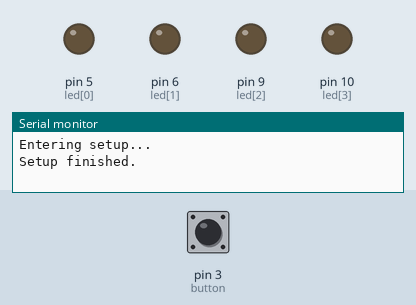
This sketch was run on a simulated Arduino Uno, built with avr-gcc and run on an emulated ATmega328P. On the bench: output pins drawn as LEDs (lit = HIGH), the last lines printed to the serial monitor. Dashed ring = blinking. The inputs (shaded band) are chosen by the test bench; at power-on: pin 3 (button) LOW.

Above: at 1.2 s.
1.3 s: pin 3 (button) pulled HIGH for 1 s
At 1.75 s:
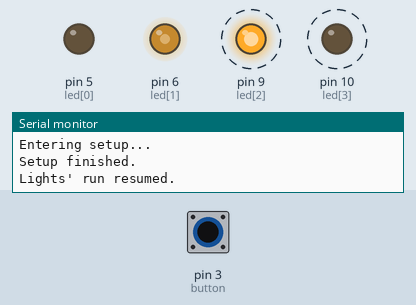
At 3.1 s:
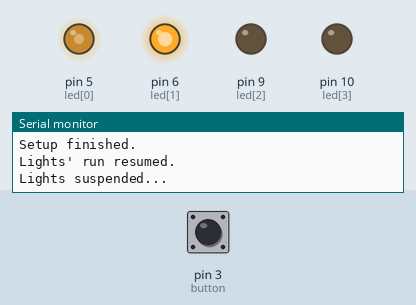
3.8 s: pin 3 (button) pulled HIGH for 3.2 s
At 4.55 s:
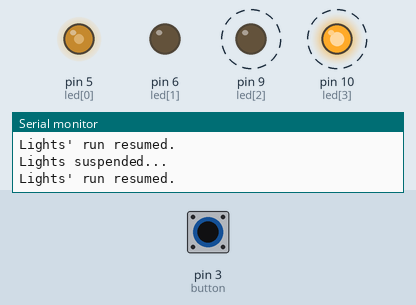
Timing chart, 0 to 8.5 s (numbered marks = the images above; inputs shaded):
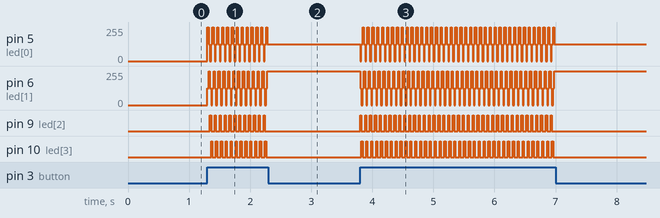

The sketch:

stage_04.ino
```cpp
/** Stage 04. External interrupt handling
 *  Added external interrupt handling for
 *  PushButton (for leds' run management);
 *  Serial console support: status echoing,
 *  serial input parsing (also for leds' run
 *  management)
 */

#define IDXN 4 // Maximum sequence index (should be n^2)
#define LEDS 4 // Maximum led count (have 4 of them)

const int tfreq = 50; // Hz - timer frequency: once per 20ms
const int led[LEDS] = {5, 6, 9, 10}; // Leds' pin array
const int button = 3; // PushButton's pin

// Serial message strings
const char *STR_SSP = "Lights suspended...";
const char *STR_RSM = "Lights' run resumed.";

// This is not OOP - so global variables are ok
volatile char lrun = 0; // Lights' run-stop variable
// Indices
volatile int idx = 0, i = 0, n = 0, c = 0;
volatile int x = 0, y = 0; // Arithmetic variables

const char z = ((sizeof x) * 8 - 1); // For fast arithmetic

// Serial input string
char str_in[4] = {'\0', '\0', '\0', '\0'};

/** ISR (Interrupt Service Routine) setup macro
 *  Used to set handler for interrupts from
 *  the timer (on overflow). delay() and milis()
 *  fuctions should not be used here (as they
 *  disable global interrupts)
 */
ISR(TIMER1_OVF_vect) {
  // Reset the Counter Register initial value
  TCNT1 = 65536 - 16000000 / 256 / tfreq;

  // Check for lights' run enabled
  if (!lrun) return;

  // Trim led index to be always in range
  idx &= (IDXN - 1);
  // Set each led
  for (i = 0; i < LEDS; i ++) {
    // Calculate duty cycle for each led (use PWM)
    x = idx - i;
    y = (x + (x >> z)) ^ (x >> z); // y = abs(x)
    x = (int) ((LEDS / 2) - y);
    y = (x + (x >> z)) ^ (x >> z); // y = abs(x)
    x = (unsigned char) ((255.0 / (LEDS / 2)) * y);
    analogWrite(led[i], x); // Set duty cycle for the led
  }
  idx ++; // Increment the index variable
}

/** Push button interrupt handler
 *  This one will handle all interrupts on
 *  every change of PushButton's pin state
 */
void btnSwChange() {
  if (digitalRead(button) == HIGH) {
    // Button released: allow lights to run again
    lrun = 1;
    Serial.println(STR_RSM);
  } else {
    // Button pressed: suspend running lights
    lrun = 0;
    Serial.println(STR_SSP);
  }
}

/** Setup routine
 *  All configuration trcks go here
 */
void setup() {
  // Initialize the pins
  for (int i = 0; i < LEDS; i ++)
    // Set Led's pin as OUTPUT
    pinMode(led[i], OUTPUT);
  // Set PushButton's pin as INPUT
  pinMode(button, INPUT);

  // Set up Serial console
  Serial.begin(9600);
  Serial.println("Entering setup...");

  noInterrupts(); // Turn off interrupts

  // Reset Timers (Timer Counter Control Registers)
  TCCR1A = 0;
  TCCR1B = 0;

  // Set Counter start value (maximum 65535 for T1)
  TCNT1 = 65536 - 16000000 / 256 / tfreq;
  // Set CS12 bit for 256-prescaler
  TCCR1B |= (1 << CS12);
  // Set interrupt mask for overflow interrupt from timer
  TIMSK1 |= (1 << TOIE1);

  // Attach interrupt handlers to the PushButton
  x = digitalPinToInterrupt(button);
  attachInterrupt(x, btnSwChange, CHANGE);

  interrupts(); // Turn interrupts on again

  Serial.println("Setup finished.");
}

/** Loop routine
 *  This is the main code to be repeated
 *  until it is not the end :)
 */
void loop() {
  // Check serial input buffer -
  // commands are supposed to be 3 characters long
  if (Serial.available() && (n < 3)) {
    // Proceed: Serial input buffer has data
    // and input string has space to read into
    str_in[n] = Serial.read();
    // Skip any garbage read
    if (((str_in[n] >= ' ') && (str_in[n] <= '~'))
        || ((str_in[n] >= 'a') && (str_in[n] <= 'z'))
        || ((str_in[n] >= 'A') && (str_in[n] <= 'Z'))) {
      n ++;
    }
    // Pause application for at least 1ms
    // for the Serial to be ready
    delayMicroseconds(1000);
  } else {
    // Proceed: Serial input buffer is empty
    // or input string is filled
    if (n) {
      // Display contents of input string
      Serial.print("Input: ");
      Serial.println(str_in);

      // Find command in the input
      if ((str_in[0] == 'o')
          && (str_in[1] == 'n')) {
        // Turn lights' run on
        lrun = 1;
        Serial.println(STR_RSM);
      } else if ((str_in[0] == 'o')
                 && (str_in[1] == 'f')
                 && (str_in[2] == 'f')) {
        // Turn lights' run off
        lrun = 0;
        Serial.println(STR_SSP);
      }
      // Clear the rest of Serial buffer and input string
      while (Serial.available()) {
        Serial.read();
        delayMicroseconds(1000);
      }
      for (c = n = 0; c < 4; c ++) str_in[c] = '\0';
    }
  }
}
```

Measured:
- after the input at 1.3 s, pin 5 (led[0]): 0/255 → 255/255 at once, then repeats every 0.08 s: 127/255 0.02 s, 0/255 0.02 s, 127/255 0.02 s, 255/255 0.02 s, until it stays 127/255 from 2.3 s; pin 6 (led[1]): 0/255 → 127/255 at once, then repeats every 0.08 s: 255/255 0.02 s, 127/255 0.02 s, 0/255 0.02 s, 127/255 0.02 s, until it stays 255/255 from 2.3 s
